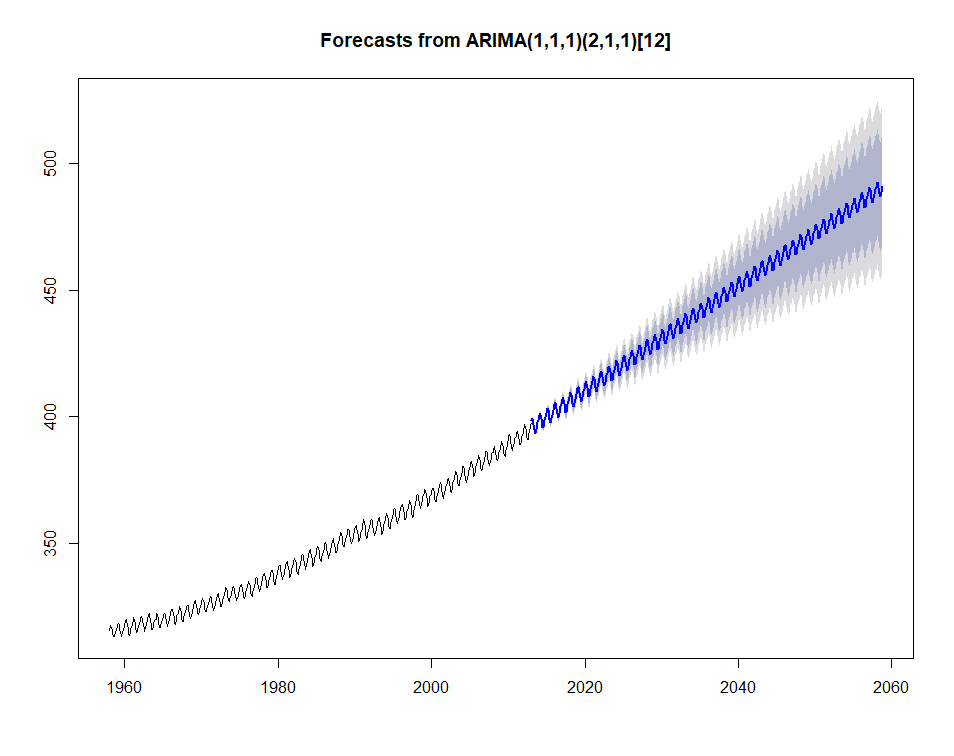

The script that drew this image:
data <- read.table(choose.files(), sep=",",header= TRUE)
View(data)

myts1  <- ts(data$co2, start=1958,end=2013,frequency=12)

plot(myts1)

install.packages("forecast")
require(forecast)

#Gaussian Processes

# ARIMA Method(AR(Autoregression),I(Integerated),MA(Moving Average))(Manually)

#Find value of P by ACF(Autocorrelation)=40
acf(myts1)

#Find value of Q by PCF(Partial Autocorrelation)=4
pacf(myts1)

#Find the value of D to check data is stationary or non stationary
#If data is stationary then value will be 0 but if is non stationary then
#then it will have some value to make data stationary
adf.test(myts1)
ndiffs(myts1)

#Fitting ARIMA Model and getting the Perfect P,D,Q value automatically by the model 
fit <-auto.arima(myts1,seasonal = TRUE)
summary(fit)
plot(forecast(fit,550))
